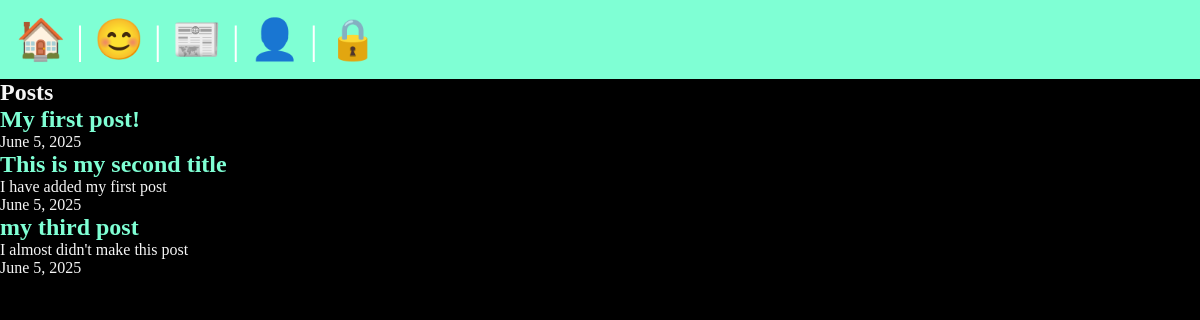
The page /posts/ on the database as committed earlier.
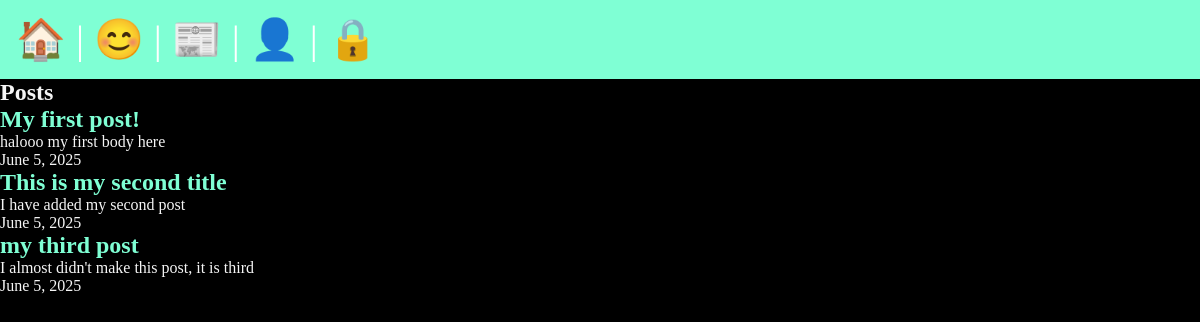
The same page on the database as committed later.
### posts/models.py (models this page shows, shortened)
class Post(models.Model):
    title = models.CharField(max_length=75)
    body = models.TextField()
    slug = models.SlugField()
    date = models.DateField(auto_now_add=True)
    banner = models.ImageField(default='fallback.png', blank=True)

### posts/views.py (the view)
# urls.py: path('posts/', include('posts.urls')),
def posts(request):
    posts = Post.objects.all().order_by('-date')
    return render(request, 'posts/posts_list.html', {'posts': posts})

### posts/templates/posts/posts_list.html (shortened to what this page needs)
{% extends "layout.html" %}
{% block content %}
<section>
    <h1>Posts </h1>
    {% for post in posts %}
    <article class="post">
        <h2>
            <a href="{% url "posts:page" slug=post.slug %}">
                {{post.title}}
            </a>
        </h2>
        <p>{{post.body}}</p>
        <p>{{post.date}}</p>
    </article>
    {% endfor %}
</section>
{% endblock  %}

Rows that differ between the two databases and show on the page:
changed Post "My first post!": body (not shown) → "halooo my first body here"
changed Post "This is my second title": body "I have added my first post" → "I have added my second post"
changed Post "my third post": body "I almost didn't make this post" → "I almost didn't make this post, it is third"
